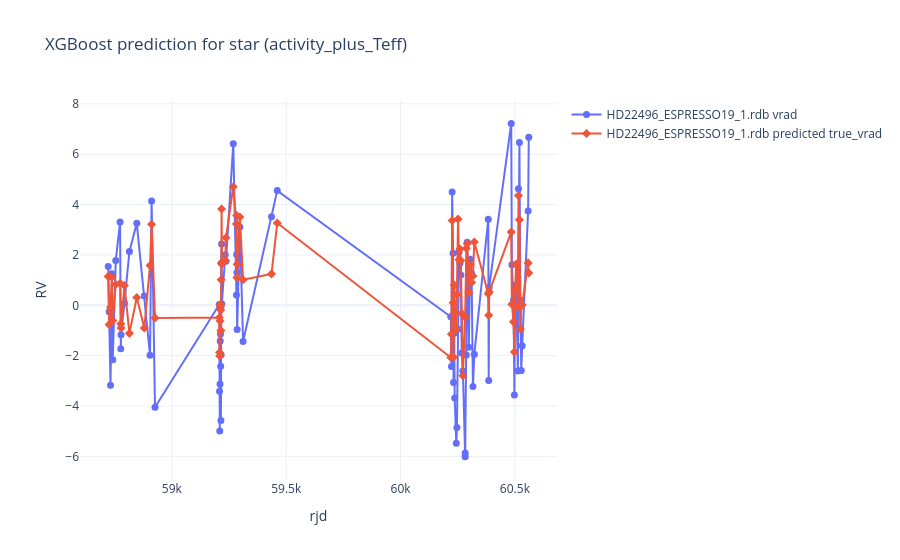

Notebook source saved alongside this figure:
### Code cell
model_to_apply = 'activity_plus_Teff'  # best_model_name
model = xgb_models[model_to_apply]
feature_columns = list(xgb_results_df.set_index('model_name').loc[model_to_apply, 'features'])

star_raw_for_model_df = pd.read_csv(star_raw_csv_path)
star_df = utils.apply_normalization_specs(
    star_raw_for_model_df,
    normalization_specs=normalization_specs,
)

missing_feature_columns = [column for column in feature_columns if column not in star_df.columns]
if missing_feature_columns:
    raise KeyError(f'Missing derived feature columns for prediction: {missing_feature_columns}')

star_prediction_df = star_df.copy()
for column in feature_columns:
    star_prediction_df[column] = pd.to_numeric(star_prediction_df[column], errors='coerce')

star_prediction_df = star_prediction_df.dropna(subset=feature_columns).sort_values(
    ['observation_file', 'rjd']
).copy()
star_prediction_df['predicted_true_vrad'] = model.predict(star_prediction_df[feature_columns])

display(
    pd.Series(
    {
        'model_name': model_to_apply,
        'features': feature_columns,
        'n_star_rows': len(star_prediction_df),
        'n_star_observations': star_prediction_df['observation_file'].nunique(),
        'n_train_rows': len(train_df),
    }
    ).to_frame('value')
)

fig = go.Figure()
for obs_name, obs_df in star_prediction_df.groupby('observation_file', sort=True):
    fig.add_trace(
        go.Scatter(
            x=obs_df['rjd'],
            y=obs_df['vrad_subtract_mean'],
            mode='markers+lines',
            marker=dict(size=7),
            name=f'{obs_name} vrad',
            hovertemplate='obs=%{fullData.name}<br>rjd=%{x}<br>vrad=%{y}<extra></extra>',
        )
    )
    fig.add_trace(
        go.Scatter(
            x=obs_df['rjd'],
            y=obs_df['predicted_true_vrad'],
            mode='markers+lines',
            marker=dict(size=7, symbol='diamond'),
            name=f'{obs_name} predicted true_vrad',
            hovertemplate='obs=%{fullData.name}<br>rjd=%{x}<br>predicted true_vrad=%{y}<extra></extra>',
        )
    )
fig.update_layout(
    title=f'XGBoost prediction for star ({model_to_apply})',
    xaxis_title='rjd',
    yaxis_title='RV',
    template='plotly_white',
    hovermode='closest',
)
fig.show()

star_prediction_df[['observation_file', 'rjd', 'vrad', 'predicted_true_vrad', *feature_columns]].head()

### Figure 1 — Plotly figure (JSON) as saved in the notebook; plotly's stock layout.template omitted (floating-point values rounded to 4 significant figures)
{"data": [{"hovertemplate": "obs=%{fullData.name}<br>rjd=%{x}<br>vrad=%{y}<extra></extra>", "marker": {"size": 7}, "mode": "markers+lines", "name": "HD22496_ESPRESSO19_1.rdb vrad", "type": "scatter", "x": [58720.0, 58730.0, 58730.0, 58740.0, 58740.0, 58750.0, 58770.0, 58780.0, 58780.0, 58790.0, 58810.0, 58850.0, 58880.0, 58900.0, 58910.0, 58930.0, 59210.0, 59210.0, 59210.0, 59210.0, 59210.0, 59210.0, 59210.0, 59210.0, 59220.0, 59220.0, 59220.0, 59220.0, 59230.0, 59240.0, 59270.0, 59280.0, 59280.0, 59280.0, 59290.0, 59300.0, 59310.0, 59440.0, 59460.0, 60220.0, 60220.0, 60230.0, 60230.0, 60230.0, 60230.0, 60240.0, 60240.0, 60250.0, 60250.0, 60260.0, 60260.0, 60260.0, 60270.0, 60270.0, 60280.0, 60280.0, 60290.0, 60290.0, 60300.0, 60300.0, 60310.0, 60320.0, 60320.0, 60380.0, 60390.0, 60390.0, 60480.0, 60490.0, 60490.0, 60500.0, 60500.0, 60510.0, 60510.0, 60520.0, 60520.0, 60520.0, 60530.0, 60530.0, 60560.0, 60560.0], "y": [1.536, -0.261, -3.178, 1.249, -2.164, 1.775, 3.308, -1.724, -1.171, 0.0913, 2.136, 3.259, 0.3735, -1.983, 4.146, -4.05, 0.03061, -3.41, -4.988, -3.12, -1.422, -1.135, -2.422, -4.579, -1.965, 1.668, 2.433, 0.04738, 2.003, 1.752, 6.418, 0.4047, 2.019, 1.3, -0.9647, 3.113, -1.439, 3.512, 4.556, -0.4565, -2.432, 4.5, 2.072, -3.066, -1.105, -3.679, -5.476, -4.849, -0.9476, 2.119, 1.669, 1.203, -1.898, -2.609, -6.009, -5.863, -1.97, 2.502, -1.668, 1.825, 1.273, -3.224, -1.941, 3.417, -2.986, 0.7074, 7.224, 1.614, 0.2075, -3.562, 0.7931, 0.5664, -2.609, 4.626, 6.463, 0.1976, -2.585, -1.607, 3.742, 6.669]}, {"hovertemplate": "obs=%{fullData.name}<br>rjd=%{x}<br>predicted true_vrad=%{y}<extra></extra>", "marker": {"size": 7, "symbol": "diamond"}, "mode": "markers+lines", "name": "HD22496_ESPRESSO19_1.rdb predicted true_vrad", "type": "scatter", "x": [58720.0, 58730.0, 58730.0, 58740.0, 58740.0, 58750.0, 58770.0, 58780.0, 58780.0, 58790.0, 58810.0, 58850.0, 58880.0, 58900.0, 58910.0, 58930.0, 59210.0, 59210.0, 59210.0, 59210.0, 59210.0, 59210.0, 59210.0, 59210.0, 59220.0, 59220.0, 59220.0, 59220.0, 59230.0, 59240.0, 59270.0, 59280.0, 59280.0, 59280.0, 59290.0, 59300.0, 59310.0, 59440.0, 59460.0, 60220.0, 60220.0, 60230.0, 60230.0, 60230.0, 60230.0, 60240.0, 60240.0, 60250.0, 60250.0, 60260.0, 60260.0, 60260.0, 60270.0, 60270.0, 60280.0, 60280.0, 60290.0, 60290.0, 60300.0, 60300.0, 60310.0, 60320.0, 60320.0, 60380.0, 60390.0, 60390.0, 60480.0, 60490.0, 60490.0, 60500.0, 60500.0, 60510.0, 60510.0, 60520.0, 60520.0, 60520.0, 60530.0, 60530.0, 60560.0, 60560.0], "y": [1.147, -0.7666, -0.07312, 1.113, -0.6024, 0.8232, 0.8778, -0.7358, -0.904, 0.7885, -1.115, 0.3074, -0.9011, 1.583, 3.214, -0.5005, -0.4832, -1.872, -2.012, -0.6221, -0.09708, 0.03326, -0.1914, -1.006, 1.017, 1.678, 3.823, 1.64, 1.77, 2.681, 4.708, 3.229, 3.565, 1.1, 1.629, 3.507, 1.017, 1.247, 3.267, -2.074, -1.146, 3.367, 0.1034, -2.064, 0.8031, -0.3075, -0.9476, 0.4253, 3.423, 1.809, 2.233, 1.778, -0.3218, -2.796, -0.4574, -0.46, 2.263, 2.442, 0.512, 1.608, 0.9048, 1.164, 2.515, 0.4585, -0.3986, 0.5333, 2.906, 0.04622, -0.6577, -1.856, 0.5994, 1.639, -0.0644, 4.356, 3.394, -0.9386, -0.01069, 0.01746, 1.683, 1.284]}], "layout": {"hovermode": "closest", "title": {"text": "XGBoost prediction for star (activity_plus_Teff)"}, "xaxis": {"title": {"text": "rjd"}}, "yaxis": {"title": {"text": "RV"}}}}
